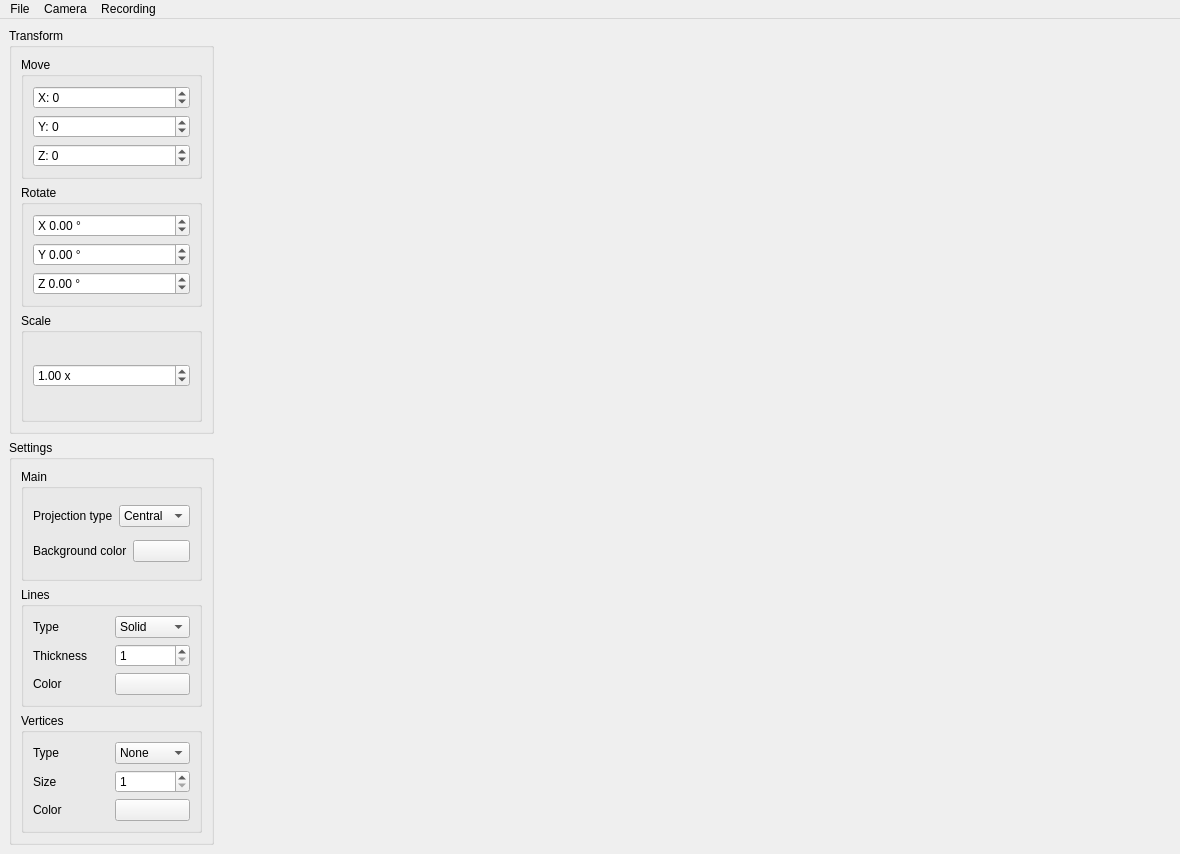
<?xml version="1.0" encoding="UTF-8"?>
<ui version="4.0">
 <class>s21::MainForm</class>
 <widget class="QMainWindow" name="s21::MainForm">
  <property name="geometry">
   <rect>
    <x>0</x>
    <y>0</y>
    <width>1180</width>
    <height>854</height>
   </rect>
  </property>
  <property name="windowTitle">
   <string>3D Viewer</string>
  </property>
  <widget class="QWidget" name="centralWidget">
   <layout class="QHBoxLayout" name="horizontalLayout_10">
    <item>
     <layout class="QVBoxLayout" name="controlsLayout">
      <item>
       <widget class="QGroupBox" name="transformGroupBox">
        <property name="title">
         <string>Transform</string>
        </property>
        <layout class="QVBoxLayout" name="verticalLayout_4">
         <item>
          <widget class="QGroupBox" name="moveGroupBox">
           <property name="title">
            <string>Move</string>
           </property>
           <layout class="QVBoxLayout" name="verticalLayout">
            <item>
             <widget class="QSpinBox" name="moveByXSpinBox">
              <property name="suffix">
               <string/>
              </property>
              <property name="prefix">
               <string>X: </string>
              </property>
              <property name="minimum">
               <number>-10</number>
              </property>
              <property name="maximum">
               <number>10</number>
              </property>
             </widget>
            </item>
            <item>
             <widget class="QSpinBox" name="moveByYSpinBox">
              <property name="prefix">
               <string>Y: </string>
              </property>
              <property name="minimum">
               <number>-10</number>
              </property>
              <property name="maximum">
               <number>10</number>
              </property>
             </widget>
            </item>
            <item>
             <widget class="QSpinBox" name="moveByZSpinBox">
              <property name="prefix">
               <string>Z: </string>
              </property>
              <property name="minimum">
               <number>-10</number>
              </property>
              <property name="maximum">
               <number>10</number>
              </property>
              <property name="value">
               <number>0</number>
              </property>
             </widget>
            </item>
           </layout>
          </widget>
         </item>
         <item>
          <widget class="QGroupBox" name="rotateGroupBox">
           <property name="title">
            <string>Rotate</string>
           </property>
           <layout class="QVBoxLayout" name="verticalLayout_2">
            <item>
             <widget class="QDoubleSpinBox" name="rotateByXSpinBox">
              <property name="prefix">
               <string>X </string>
              </property>
              <property name="suffix">
               <string> °</string>
              </property>
              <property name="minimum">
               <double>-180.000000000000000</double>
              </property>
              <property name="maximum">
               <double>180.000000000000000</double>
              </property>
             </widget>
            </item>
            <item>
             <widget class="QDoubleSpinBox" name="rotateByYSpinBox">
              <property name="prefix">
               <string>Y </string>
              </property>
              <property name="suffix">
               <string> °</string>
              </property>
              <property name="minimum">
               <double>-180.000000000000000</double>
              </property>
              <property name="maximum">
               <double>180.000000000000000</double>
              </property>
             </widget>
            </item>
            <item>
             <widget class="QDoubleSpinBox" name="rotateByZSpinBox">
              <property name="prefix">
               <string>Z </string>
              </property>
              <property name="suffix">
               <string> °</string>
              </property>
              <property name="minimum">
               <double>-180.000000000000000</double>
              </property>
              <property name="maximum">
               <double>180.000000000000000</double>
              </property>
             </widget>
            </item>
           </layout>
          </widget>
         </item>
         <item>
          <widget class="QGroupBox" name="scaleGroupBox">
           <property name="title">
            <string>Scale</string>
           </property>
           <layout class="QVBoxLayout" name="verticalLayout_3">
            <item>
             <widget class="QDoubleSpinBox" name="scaleSpinBox">
              <property name="suffix">
               <string> x</string>
              </property>
              <property name="minimum">
               <double>-10.000000000000000</double>
              </property>
              <property name="maximum">
               <double>10.000000000000000</double>
              </property>
              <property name="singleStep">
               <double>0.010000000000000</double>
              </property>
              <property name="value">
               <double>1.000000000000000</double>
              </property>
             </widget>
            </item>
           </layout>
          </widget>
         </item>
        </layout>
       </widget>
      </item>
      <item>
       <widget class="QGroupBox" name="settingsGroupBox">
        <property name="title">
         <string>Settings</string>
        </property>
        <layout class="QVBoxLayout" name="verticalLayout_8">
         <item>
          <widget class="QGroupBox" name="mainSettingsGroupBox">
           <property name="title">
            <string>Main</string>
           </property>
           <layout class="QVBoxLayout" name="verticalLayout_7">
            <item>
             <layout class="QHBoxLayout" name="projectionTypeLayout">
              <item>
               <widget class="QLabel" name="projectionTypeLabel">
                <property name="text">
                 <string>Projection type</string>
                </property>
               </widget>
              </item>
              <item>
               <widget class="QComboBox" name="projectionTypeComboBox">
                <item>
                 <property name="text">
                  <string>Central</string>
                 </property>
                </item>
                <item>
                 <property name="text">
                  <string>Parallel</string>
                 </property>
                </item>
               </widget>
              </item>
             </layout>
            </item>
            <item>
             <layout class="QHBoxLayout" name="backgroundColorLayout">
              <item>
               <widget class="QLabel" name="backgorLabel">
                <property name="text">
                 <string>Background color</string>
                </property>
               </widget>
              </item>
              <item>
               <widget class="QPushButton" name="backgroundColorButton">
                <property name="text">
                 <string/>
                </property>
               </widget>
              </item>
             </layout>
            </item>
           </layout>
          </widget>
         </item>
         <item>
          <widget class="QGroupBox" name="linesSettingsGroupBox">
           <property name="title">
            <string>Lines</string>
           </property>
           <layout class="QVBoxLayout" name="verticalLayout_6">
            <item>
             <layout class="QHBoxLayout" name="linesTypeLayout">
              <item>
               <widget class="QLabel" name="linesTypeLabel">
                <property name="text">
                 <string>Type</string>
                </property>
               </widget>
              </item>
              <item>
               <widget class="QComboBox" name="linesTypeComboBox">
                <item>
                 <property name="text">
                  <string>Solid</string>
                 </property>
                </item>
                <item>
                 <property name="text">
                  <string>Dashed</string>
                 </property>
                </item>
               </widget>
              </item>
             </layout>
            </item>
            <item>
             <layout class="QHBoxLayout" name="linesThicknessLayout">
              <item>
               <widget class="QLabel" name="linesThicknessLabel">
                <property name="text">
                 <string>Thickness</string>
                </property>
               </widget>
              </item>
              <item>
               <widget class="QSpinBox" name="linesThicknessSpinBox">
                <property name="minimum">
                 <number>1</number>
                </property>
                <property name="maximum">
                 <number>10</number>
                </property>
               </widget>
              </item>
             </layout>
            </item>
            <item>
             <layout class="QHBoxLayout" name="linesColorLayout">
              <item>
               <widget class="QLabel" name="linesColorLabel">
                <property name="text">
                 <string>Color</string>
                </property>
               </widget>
              </item>
              <item>
               <widget class="QPushButton" name="linesColorButton">
                <property name="text">
                 <string/>
                </property>
               </widget>
              </item>
             </layout>
            </item>
           </layout>
          </widget>
         </item>
         <item>
          <widget class="QGroupBox" name="verticesSettingsGroupBox">
           <property name="title">
            <string>Vertices</string>
           </property>
           <layout class="QVBoxLayout" name="verticalLayout_5">
            <item>
             <layout class="QHBoxLayout" name="verticesTypeLayout">
              <item>
               <widget class="QLabel" name="verticesTypeLabel">
                <property name="text">
                 <string>Type</string>
                </property>
               </widget>
              </item>
              <item>
               <widget class="QComboBox" name="verticesTypeComboBox">
                <item>
                 <property name="text">
                  <string>None</string>
                 </property>
                </item>
                <item>
                 <property name="text">
                  <string>Circle</string>
                 </property>
                </item>
                <item>
                 <property name="text">
                  <string>Square</string>
                 </property>
                </item>
               </widget>
              </item>
             </layout>
            </item>
            <item>
             <layout class="QHBoxLayout" name="verticesSizeLayout">
              <item>
               <widget class="QLabel" name="verticesSizeLabel">
                <property name="text">
                 <string>Size</string>
                </property>
               </widget>
              </item>
              <item>
               <widget class="QSpinBox" name="verticesSizeSpinBox">
                <property name="minimum">
                 <number>1</number>
                </property>
                <property name="maximum">
                 <number>10</number>
                </property>
               </widget>
              </item>
             </layout>
            </item>
            <item>
             <layout class="QHBoxLayout" name="verticesColorLayout">
              <item>
               <widget class="QLabel" name="verticesColorLabel">
                <property name="text">
                 <string>Color</string>
                </property>
               </widget>
              </item>
              <item>
               <widget class="QPushButton" name="verticesColorButton">
                <property name="text">
                 <string/>
                </property>
               </widget>
              </item>
             </layout>
            </item>
           </layout>
          </widget>
         </item>
        </layout>
       </widget>
      </item>
     </layout>
    </item>
    <item>
     <layout class="QVBoxLayout" name="mainLayout">
      <item>
       <widget class="OpenGLWidget" name="openglWidget" native="true">
        <property name="sizePolicy">
         <sizepolicy hsizetype="Expanding" vsizetype="Expanding">
          <horstretch>0</horstretch>
          <verstretch>0</verstretch>
         </sizepolicy>
        </property>
        <property name="cursor">
         <cursorShape>OpenHandCursor</cursorShape>
        </property>
       </widget>
      </item>
     </layout>
    </item>
   </layout>
  </widget>
  <widget class="QMenuBar" name="menuBar">
   <property name="geometry">
    <rect>
     <x>0</x>
     <y>0</y>
     <width>1180</width>
     <height>21</height>
    </rect>
   </property>
   <widget class="QMenu" name="menuFile">
    <property name="title">
     <string>File</string>
    </property>
    <addaction name="actionOpen"/>
    <addaction name="separator"/>
    <addaction name="actionQuit"/>
   </widget>
   <widget class="QMenu" name="menuCamera">
    <property name="title">
     <string>Camera</string>
    </property>
    <addaction name="actionReset"/>
   </widget>
   <widget class="QMenu" name="menuRecording">
    <property name="title">
     <string>Recording</string>
    </property>
    <addaction name="actionJPEG"/>
    <addaction name="actionBMP"/>
    <addaction name="separator"/>
    <addaction name="actionGIF"/>
   </widget>
   <addaction name="menuFile"/>
   <addaction name="menuCamera"/>
   <addaction name="menuRecording"/>
  </widget>
  <action name="actionOpen">
   <property name="text">
    <string>Open</string>
   </property>
   <property name="shortcut">
    <string>Ctrl+O</string>
   </property>
  </action>
  <action name="actionQuit">
   <property name="text">
    <string>Quit</string>
   </property>
   <property name="shortcut">
    <string>Ctrl+Q</string>
   </property>
  </action>
  <action name="actionReset">
   <property name="text">
    <string>Reset</string>
   </property>
   <property name="shortcut">
    <string>Ctrl+R</string>
   </property>
  </action>
  <action name="actionJPEG">
   <property name="text">
    <string>JPEG</string>
   </property>
  </action>
  <action name="actionBMP">
   <property name="text">
    <string>BMP</string>
   </property>
  </action>
  <action name="actionGIF">
   <property name="text">
    <string>GIF</string>
   </property>
  </action>
 </widget>
 <customwidgets>
  <customwidget>
   <class>OpenGLWidget</class>
   <extends>QWidget</extends>
   <header>opengl_widget.h</header>
   <container>1</container>
   <slots>
    <signal>Initialized()</signal>
    <signal>Resized(float)</signal>
    <signal>Painted()</signal>
    <signal>Rotated(double,double)</signal>
    <signal>Scaled(double)</signal>
   </slots>
  </customwidget>
 </customwidgets>
 <resources/>
 <connections>
  <connection>
   <sender>openglWidget</sender>
   <signal>Initialized()</signal>
   <receiver>s21::MainForm</receiver>
   <slot>OnOpenGLWidgetInitialized()</slot>
   <hints>
    <hint type="sourcelabel">
     <x>695</x>
     <y>437</y>
    </hint>
    <hint type="destinationlabel">
     <x>589</x>
     <y>426</y>
    </hint>
   </hints>
  </connection>
  <connection>
   <sender>openglWidget</sender>
   <signal>Resized(float)</signal>
   <receiver>s21::MainForm</receiver>
   <slot>OnOpenGLWidgetResized(float)</slot>
   <hints>
    <hint type="sourcelabel">
     <x>695</x>
     <y>437</y>
    </hint>
    <hint type="destinationlabel">
     <x>589</x>
     <y>426</y>
    </hint>
   </hints>
  </connection>
  <connection>
   <sender>openglWidget</sender>
   <signal>Painted()</signal>
   <receiver>s21::MainForm</receiver>
   <slot>OnOpenGLWidgetPainted()</slot>
   <hints>
    <hint type="sourcelabel">
     <x>695</x>
     <y>437</y>
    </hint>
    <hint type="destinationlabel">
     <x>589</x>
     <y>426</y>
    </hint>
   </hints>
  </connection>
  <connection>
   <sender>openglWidget</sender>
   <signal>Scaled(double)</signal>
   <receiver>s21::MainForm</receiver>
   <slot>OnOpenGLWidgetScaled(double)</slot>
   <hints>
    <hint type="sourcelabel">
     <x>695</x>
     <y>437</y>
    </hint>
    <hint type="destinationlabel">
     <x>589</x>
     <y>426</y>
    </hint>
   </hints>
  </connection>
  <connection>
   <sender>openglWidget</sender>
   <signal>Rotated(double,double)</signal>
   <receiver>s21::MainForm</receiver>
   <slot>OnOpenGLWidgetRotated(double,double)</slot>
   <hints>
    <hint type="sourcelabel">
     <x>695</x>
     <y>437</y>
    </hint>
    <hint type="destinationlabel">
     <x>589</x>
     <y>426</y>
    </hint>
   </hints>
  </connection>
  <connection>
   <sender>actionOpen</sender>
   <signal>triggered()</signal>
   <receiver>s21::MainForm</receiver>
   <slot>OnActionOpenTriggered()</slot>
   <hints>
    <hint type="sourcelabel">
     <x>-1</x>
     <y>-1</y>
    </hint>
    <hint type="destinationlabel">
     <x>589</x>
     <y>426</y>
    </hint>
   </hints>
  </connection>
  <connection>
   <sender>actionQuit</sender>
   <signal>triggered()</signal>
   <receiver>s21::MainForm</receiver>
   <slot>OnActionQuitTriggered()</slot>
   <hints>
    <hint type="sourcelabel">
     <x>-1</x>
     <y>-1</y>
    </hint>
    <hint type="destinationlabel">
     <x>589</x>
     <y>426</y>
    </hint>
   </hints>
  </connection>
  <connection>
   <sender>actionReset</sender>
   <signal>triggered()</signal>
   <receiver>s21::MainForm</receiver>
   <slot>OnActionResetTriggered()</slot>
   <hints>
    <hint type="sourcelabel">
     <x>-1</x>
     <y>-1</y>
    </hint>
    <hint type="destinationlabel">
     <x>589</x>
     <y>426</y>
    </hint>
   </hints>
  </connection>
  <connection>
   <sender>actionJPEG</sender>
   <signal>triggered()</signal>
   <receiver>s21::MainForm</receiver>
   <slot>OnActionJpegTriggered()</slot>
   <hints>
    <hint type="sourcelabel">
     <x>-1</x>
     <y>-1</y>
    </hint>
    <hint type="destinationlabel">
     <x>589</x>
     <y>426</y>
    </hint>
   </hints>
  </connection>
  <connection>
   <sender>actionBMP</sender>
   <signal>triggered()</signal>
   <receiver>s21::MainForm</receiver>
   <slot>OnActionBmpTriggered()</slot>
   <hints>
    <hint type="sourcelabel">
     <x>-1</x>
     <y>-1</y>
    </hint>
    <hint type="destinationlabel">
     <x>589</x>
     <y>426</y>
    </hint>
   </hints>
  </connection>
  <connection>
   <sender>actionGIF</sender>
   <signal>triggered()</signal>
   <receiver>s21::MainForm</receiver>
   <slot>OnActionGifTriggered()</slot>
   <hints>
    <hint type="sourcelabel">
     <x>-1</x>
     <y>-1</y>
    </hint>
    <hint type="destinationlabel">
     <x>589</x>
     <y>426</y>
    </hint>
   </hints>
  </connection>
  <connection>
   <sender>moveByXSpinBox</sender>
   <signal>valueChanged(int)</signal>
   <receiver>s21::MainForm</receiver>
   <slot>OnMoveByXSpinBoxValueChanged(int)</slot>
   <hints>
    <hint type="sourcelabel">
     <x>111</x>
     <y>105</y>
    </hint>
    <hint type="destinationlabel">
     <x>589</x>
     <y>426</y>
    </hint>
   </hints>
  </connection>
  <connection>
   <sender>moveByYSpinBox</sender>
   <signal>valueChanged(int)</signal>
   <receiver>s21::MainForm</receiver>
   <slot>OnMoveByYSpinBoxValueChanged(int)</slot>
   <hints>
    <hint type="sourcelabel">
     <x>111</x>
     <y>136</y>
    </hint>
    <hint type="destinationlabel">
     <x>589</x>
     <y>426</y>
    </hint>
   </hints>
  </connection>
  <connection>
   <sender>moveByZSpinBox</sender>
   <signal>valueChanged(int)</signal>
   <receiver>s21::MainForm</receiver>
   <slot>OnMoveByZSpinBoxValueChanged(int)</slot>
   <hints>
    <hint type="sourcelabel">
     <x>111</x>
     <y>167</y>
    </hint>
    <hint type="destinationlabel">
     <x>589</x>
     <y>426</y>
    </hint>
   </hints>
  </connection>
  <connection>
   <sender>rotateByXSpinBox</sender>
   <signal>valueChanged(double)</signal>
   <receiver>s21::MainForm</receiver>
   <slot>OnRotateByXSpinBoxValueChanged(double)</slot>
   <hints>
    <hint type="sourcelabel">
     <x>111</x>
     <y>241</y>
    </hint>
    <hint type="destinationlabel">
     <x>589</x>
     <y>426</y>
    </hint>
   </hints>
  </connection>
  <connection>
   <sender>rotateByYSpinBox</sender>
   <signal>valueChanged(double)</signal>
   <receiver>s21::MainForm</receiver>
   <slot>OnRotateByYSpinBoxValueChanged(double)</slot>
   <hints>
    <hint type="sourcelabel">
     <x>111</x>
     <y>272</y>
    </hint>
    <hint type="destinationlabel">
     <x>589</x>
     <y>426</y>
    </hint>
   </hints>
  </connection>
  <connection>
   <sender>rotateByZSpinBox</sender>
   <signal>valueChanged(double)</signal>
   <receiver>s21::MainForm</receiver>
   <slot>OnRotateByZSpinBoxValueChanged(double)</slot>
   <hints>
    <hint type="sourcelabel">
     <x>111</x>
     <y>303</y>
    </hint>
    <hint type="destinationlabel">
     <x>589</x>
     <y>426</y>
    </hint>
   </hints>
  </connection>
  <connection>
   <sender>scaleSpinBox</sender>
   <signal>valueChanged(double)</signal>
   <receiver>s21::MainForm</receiver>
   <slot>OnScaleSpinBoxValueChanged(double)</slot>
   <hints>
    <hint type="sourcelabel">
     <x>111</x>
     <y>377</y>
    </hint>
    <hint type="destinationlabel">
     <x>589</x>
     <y>426</y>
    </hint>
   </hints>
  </connection>
  <connection>
   <sender>projectionTypeComboBox</sender>
   <signal>currentIndexChanged(int)</signal>
   <receiver>s21::MainForm</receiver>
   <slot>OnProjectionTypeComboBoxCurrentIndexChanged(int)</slot>
   <hints>
    <hint type="sourcelabel">
     <x>154</x>
     <y>494</y>
    </hint>
    <hint type="destinationlabel">
     <x>589</x>
     <y>426</y>
    </hint>
   </hints>
  </connection>
  <connection>
   <sender>backgroundColorButton</sender>
   <signal>clicked()</signal>
   <receiver>s21::MainForm</receiver>
   <slot>OnBackgroundColorButtonCliked()</slot>
   <hints>
    <hint type="sourcelabel">
     <x>161</x>
     <y>526</y>
    </hint>
    <hint type="destinationlabel">
     <x>589</x>
     <y>426</y>
    </hint>
   </hints>
  </connection>
  <connection>
   <sender>linesTypeComboBox</sender>
   <signal>currentIndexChanged(int)</signal>
   <receiver>s21::MainForm</receiver>
   <slot>OnLinesTypeComboBoxCurrentIndexChanged(int)</slot>
   <hints>
    <hint type="sourcelabel">
     <x>151</x>
     <y>601</y>
    </hint>
    <hint type="destinationlabel">
     <x>589</x>
     <y>426</y>
    </hint>
   </hints>
  </connection>
  <connection>
   <sender>linesThicknessSpinBox</sender>
   <signal>valueChanged(int)</signal>
   <receiver>s21::MainForm</receiver>
   <slot>OnLinesThicknessSpinBoxValueChanged(int)</slot>
   <hints>
    <hint type="sourcelabel">
     <x>151</x>
     <y>634</y>
    </hint>
    <hint type="destinationlabel">
     <x>589</x>
     <y>426</y>
    </hint>
   </hints>
  </connection>
  <connection>
   <sender>linesColorButton</sender>
   <signal>clicked()</signal>
   <receiver>s21::MainForm</receiver>
   <slot>OnLinesColorButtonClicked()</slot>
   <hints>
    <hint type="sourcelabel">
     <x>151</x>
     <y>666</y>
    </hint>
    <hint type="destinationlabel">
     <x>589</x>
     <y>426</y>
    </hint>
   </hints>
  </connection>
  <connection>
   <sender>verticesTypeComboBox</sender>
   <signal>currentIndexChanged(int)</signal>
   <receiver>s21::MainForm</receiver>
   <slot>OnVerticesTypeComboBoxCurrentIndexChanged(int)</slot>
   <hints>
    <hint type="sourcelabel">
     <x>151</x>
     <y>741</y>
    </hint>
    <hint type="destinationlabel">
     <x>589</x>
     <y>426</y>
    </hint>
   </hints>
  </connection>
  <connection>
   <sender>verticesSizeSpinBox</sender>
   <signal>valueChanged(int)</signal>
   <receiver>s21::MainForm</receiver>
   <slot>OnVerticesSizeSpinBoxValueChanged(int)</slot>
   <hints>
    <hint type="sourcelabel">
     <x>151</x>
     <y>774</y>
    </hint>
    <hint type="destinationlabel">
     <x>589</x>
     <y>426</y>
    </hint>
   </hints>
  </connection>
  <connection>
   <sender>verticesColorButton</sender>
   <signal>clicked()</signal>
   <receiver>s21::MainForm</receiver>
   <slot>OnVerticesColorButtonClicked()</slot>
   <hints>
    <hint type="sourcelabel">
     <x>151</x>
     <y>806</y>
    </hint>
    <hint type="destinationlabel">
     <x>589</x>
     <y>426</y>
    </hint>
   </hints>
  </connection>
 </connections>
 <slots>
  <slot>OnOpenGLWidgetInitialized()</slot>
  <slot>OnOpenGLWidgetResized(float)</slot>
  <slot>OnOpenGLWidgetPainted()</slot>
  <slot>OnOpenGLWidgetRotated(double,double)</slot>
  <slot>OnOpenGLWidgetScaled(double)</slot>
  <slot>OnActionOpenTriggered()</slot>
  <slot>OnActionQuitTriggered()</slot>
  <slot>OnActionResetTriggered()</slot>
  <slot>OnActionJpegTriggered()</slot>
  <slot>OnActionBmpTriggered()</slot>
  <slot>OnActionGifTriggered()</slot>
  <slot>OnMoveByXSpinBoxValueChanged(int)</slot>
  <slot>OnMoveByYSpinBoxValueChanged(int)</slot>
  <slot>OnMoveByZSpinBoxValueChanged(int)</slot>
  <slot>OnRotateByXSpinBoxValueChanged(double)</slot>
  <slot>OnRotateByYSpinBoxValueChanged(double)</slot>
  <slot>OnRotateByZSpinBoxValueChanged(double)</slot>
  <slot>OnScaleSpinBoxValueChanged(double)</slot>
  <slot>OnProjectionTypeComboBoxCurrentIndexChanged(int)</slot>
  <slot>OnBackgroundColorButtonCliked()</slot>
  <slot>OnLinesTypeComboBoxCurrentIndexChanged(int)</slot>
  <slot>OnLinesThicknessSpinBoxValueChanged(int)</slot>
  <slot>OnLinesColorButtonClicked()</slot>
  <slot>OnVerticesTypeComboBoxCurrentIndexChanged(int)</slot>
  <slot>OnVerticesSizeSpinBoxValueChanged(int)</slot>
  <slot>OnVerticesColorButtonClicked()</slot>
 </slots>
</ui>
